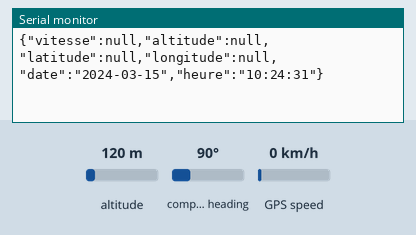
Recording of a sketch running on a simulated ESP32. Parts: the last lines printed to the serial monitor. The inputs (shaded band) are chosen by the test bench; at power-on: altitude 120 m, GPS speed 0 km/h, compass heading 90°. The GPS gets a fix after 3 s at 37.7749, -122.4194 with 8 satellites.

Above: at 1.2 s.
1.3 s: altitude set to 20 m
At 3.8 s:
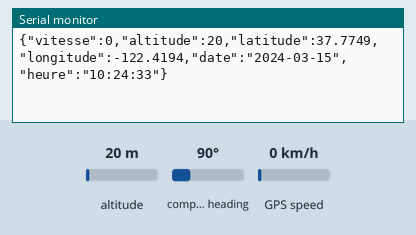
5.4 s: GPS speed set to 2 km/h
At 6.7 s:
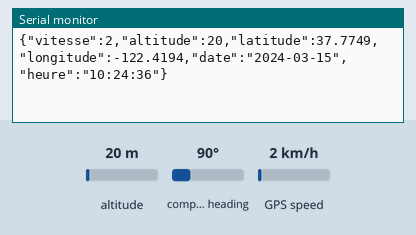
6.9 s: altitude set to 250 m
At 7.8 s:
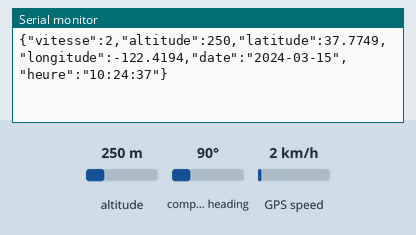
Timing chart, 0 to 9.9 s (numbered marks = the images above; inputs shaded):
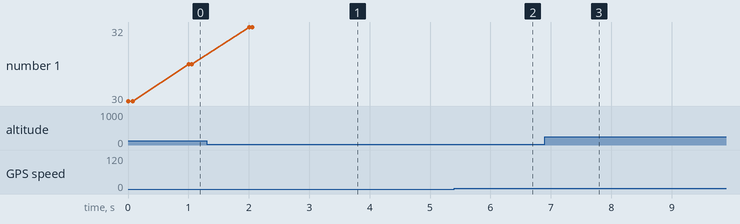

The sketch:

FormatJSONData_TinyGPS.ino
```cpp
#include <ArduinoJson.h> // Inclure la bibliothèque ArduinoJSON
#include <TinyGPS++.h>
#include <HardwareSerial.h>

// Configuration des broches RX et TX pour la communication avec le module GPS
#define GPS_RX_PIN 16 // GPIO16 (RX2)
#define GPS_TX_PIN 17 // GPIO17 (TX2)

// Initialisation de l'objet HardwareSerial pour communiquer avec le module GPS
HardwareSerial gpsSerial(2); // Utilisation du port série matériel 2 (RX2, TX2)

// Initialisation de l'objet TinyGPSPlus pour le traitement des données GPS
TinyGPSPlus gps;

DynamicJsonDocument jsonDoc(512); // Créer un document JSON dynamique

void setup()
{
  // Initialisation de la communication série avec une vitesse de 9600 bauds
  Serial.begin(9600);
  gpsSerial.begin(9600, SERIAL_8N1, GPS_RX_PIN, GPS_TX_PIN);

  Serial.println("Reception des donnees GPS :");
}

void loop()
{
  // Lecture des données GPS depuis le module GPS
  while (gpsSerial.available() > 0)
  {
    if (gps.encode(gpsSerial.read()))
    {
      // Vérification de la validité de chaque donnée
      if (gps.speed.isValid()) {
        jsonDoc["vitesse"] = gps.speed.kmph();
      } else {
        jsonDoc["vitesse"] = nullptr;
      }

      if (gps.altitude.isValid()) {
        jsonDoc["altitude"] = gps.altitude.meters();
      } else {
        jsonDoc["altitude"] = nullptr;
      }

      if (gps.location.isValid()) {
        jsonDoc["latitude"] = gps.location.lat();
        jsonDoc["longitude"] = gps.location.lng();
      } else {
        jsonDoc["latitude"] = nullptr;
        jsonDoc["longitude"] = nullptr;
      }

      if (gps.date.isValid()) {
        char dateBuffer[20]; // Tampon pour stocker la date formatée
        snprintf(dateBuffer, sizeof(dateBuffer), "%04d-%02d-%02d", gps.date.year(), gps.date.month(), gps.date.day());
        jsonDoc["date"] = dateBuffer;
      } else {
        jsonDoc["date"] = nullptr;
      }

      if (gps.time.isValid()) {
        char timeBuffer[20]; // Tampon pour stocker l'heure formatée
        snprintf(timeBuffer, sizeof(timeBuffer), "%02d:%02d:%02d", gps.time.hour(), gps.time.minute(), gps.time.second());
        jsonDoc["heure"] = timeBuffer;
      } else {
        jsonDoc["heure"] = nullptr;
      }

      // Convertir le document JSON en chaîne JSON
      String jsonString;
      serializeJson(jsonDoc, jsonString);

      // Afficher la chaîne JSON
      Serial.println(jsonString);

      Serial.println();
    }
  }
}
```

Measured:
- after the input at 1.3 s, the serial monitor: prints a new line after 1.7 s (image 1)
- after the input at 5.4 s, the serial monitor: prints a new line after 0.61 s (image 2)
- after the input at 6.9 s, the serial monitor: prints a new line after 0.11 s (image 3)
